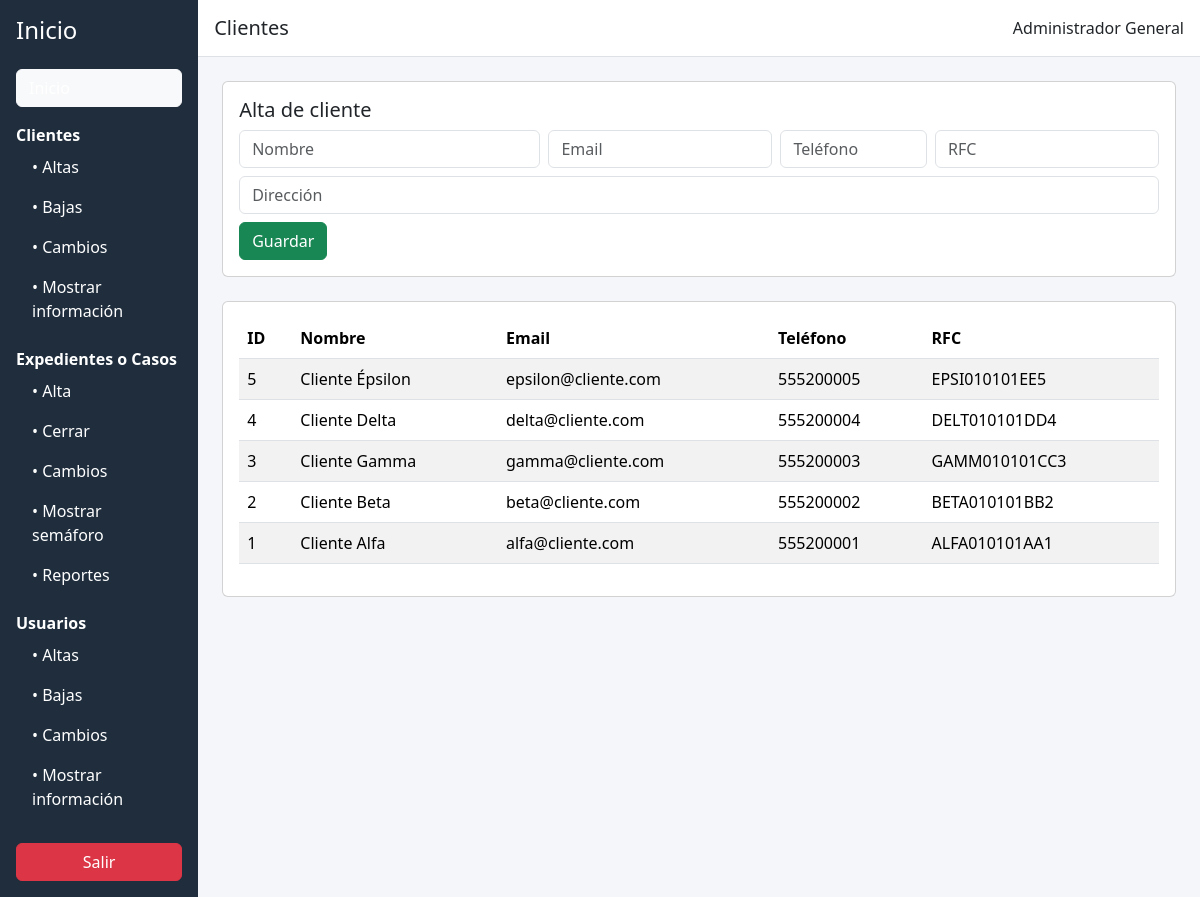
Screenshot of /clientes (signed in) with the database file from the repository.
### tables this page shows
CREATE TABLE IF NOT EXISTS clientes (
    id BIGINT AUTO_INCREMENT PRIMARY KEY,
    empresa_id BIGINT NOT NULL,
    nombre VARCHAR(150) NOT NULL,
    email VARCHAR(150) NULL,
    telefono VARCHAR(25) NULL,
    direccion VARCHAR(255) NULL,
    rfc VARCHAR(20) NULL,
    activo TINYINT(1) NOT NULL DEFAULT 1,
    created_at TIMESTAMP NULL,
    updated_at TIMESTAMP NULL,
    FOREIGN KEY (empresa_id) REFERENCES empresas(id)
);

### app/helpers/helpers.php (called while the page is built, shortened)
<?php
if (!function_exists('config')) {
    function config(string $key, mixed $default = null): mixed
    {
        static $config = null;
        if ($config === null) {
            $config = [
                'app' => require __DIR__ . '/../../config/app.php',
                'database' => require __DIR__ . '/../../config/database.php',
                'mail' => require __DIR__ . '/../../config/mail.php',
                'whatsapp' => require __DIR__ . '/../../config/whatsapp.php',
            ];
        }
        $segments = explode('.', $key);
        $value = $config;
        foreach ($segments as $segment) {
            $value = $value[$segment];
        }
        return $value;
    }
}
if (!function_exists('env')) {
    function env(string $key, mixed $default = null): mixed
    {
        $value = $_ENV[$key] ?? $_SERVER[$key] ?? getenv($key);
        return $value === false || $value === null ? $default : $value;
    }
}
if (!function_exists('base_path')) {
    function base_path(string $path = ''): string
    {
        $base = dirname(__DIR__, 2);
        return $path === '' ? $base : $base . DIRECTORY_SEPARATOR . ltrim($path, DIRECTORY_SEPARATOR);
    }
}
if (!function_exists('view')) {
    function view(string $view, array $data = []): void
    {
        require base_path('resources/views/layouts/app.php');
    }
}
if (!function_exists('e')) {
    function e(string $value): string
    {
        return htmlspecialchars($value, ENT_QUOTES, 'UTF-8');
    }
}

### app/controllers/ClientesController.php (called while the page is built, shortened)
<?php
class ClientesController
{
    public function index(): void
    {
        $clientes = (new Cliente())->allByEmpresa((int)$_SESSION['user']['empresa_id']);
        view('clientes.index', ['title' => 'Clientes', 'clientes' => $clientes]);
    }
}

### public/index.php (called while the page is built, shortened)
<?php
require dirname(__DIR__) . '/app/helpers/helpers.php';
$router = new Router();
$router->dispatch($_SERVER['REQUEST_METHOD'], $_SERVER['REQUEST_URI']);

### config/app.php (called while the page is built)
<?php
return [
    'name' => env('APP_NAME', 'ExpedientesApp'),
    'env' => env('APP_ENV', 'local'),
    'debug' => filter_var(env('APP_DEBUG', true), FILTER_VALIDATE_BOOL),
    'url' => env('APP_URL', 'http://localhost:8080'),
    'timezone' => env('APP_TIMEZONE', 'America/Mexico_City'),
    'key' => env('APP_KEY', 'change_me'),
];

### config/database.php (called while the page is built)
<?php
return [
    'host' => env('DB_HOST', '127.0.0.1'),
    'port' => env('DB_PORT', '3306'),
    'database' => env('DB_NAME', 'expedientes_app'),
    'username' => env('DB_USER', 'root'),
    'password' => env('DB_PASS', ''),
];

### config/mail.php (called while the page is built)
<?php
return [
    'host' => env('SMTP_HOST', 'localhost'),
    'port' => env('SMTP_PORT', 25),
    'username' => env('SMTP_USER', ''),
    'password' => env('SMTP_PASS', ''),
    'from_address' => env('SMTP_FROM', 'noreply@example.com'),
    'from_name' => env('SMTP_FROM_NAME', 'Expedientes App'),
];

### config/whatsapp.php (called while the page is built)
<?php
return [
    'provider' => env('WHATSAPP_PROVIDER', 'twilio'),
    'token' => env('WHATSAPP_TOKEN', ''),
    'phone_id' => env('WHATSAPP_PHONE_ID', ''),
    'to' => env('WHATSAPP_TO', ''),
    'twilio_sid' => env('TWILIO_SID', ''),
    'twilio_from' => env('TWILIO_FROM', ''),
];

### app/services/Database.php (called while the page is built, shortened)
<?php
class Database
{
    private static ?PDO $connection = null;
    public static function connection(): PDO
    {
        if (self::$connection === null) {
            $cfg = config('database');
            $dsn = sprintf('mysql:host=%s;port=%s;dbname=%s;charset=utf8mb4', $cfg['host'], $cfg['port'], $cfg['database']);
            self::$connection = new PDO($dsn, $cfg['username'], $cfg['password'], [
                PDO::ATTR_ERRMODE => PDO::ERRMODE_EXCEPTION,
                PDO::ATTR_DEFAULT_FETCH_MODE => PDO::FETCH_ASSOC,
            ]);
        }
        return self::$connection;
    }
}

### app/models/BaseModel.php (called while the page is built, shortened)
<?php
abstract class BaseModel
{
    public function __construct()
    {
        $this->db = Database::connection();
    }
}

### app/models/Cliente.php (called while the page is built, shortened)
<?php
class Cliente extends BaseModel
{
    public function allByEmpresa(int $empresaId): array
    {
        $stmt = $this->db->prepare('SELECT * FROM clientes WHERE empresa_id = :empresa ORDER BY id DESC');
        $stmt->execute(['empresa' => $empresaId]);
        return $stmt->fetchAll();
    }
}

### resources/views/clientes/index.php (the view, shortened to what this page needs)
<div class="card mb-4"><div class="card-body">
    <h5>Alta de cliente</h5>
    <form method="post" action="/clientes" class="row g-2">
        <div class="col-md-4"><input class="form-control" name="nombre" placeholder="Nombre" required></div>
        <div class="col-md-3"><input class="form-control" name="email" type="email" placeholder="Email"></div>
        <div class="col-md-2"><input class="form-control" name="telefono" placeholder="Teléfono"></div>
        <div class="col-md-3"><input class="form-control" name="rfc" placeholder="RFC"></div>
        <div class="col-12"><input class="form-control" name="direccion" placeholder="Dirección"></div>
        <div class="col-12"><button class="btn btn-success">Guardar</button></div>
    </form>
</div></div>
<div class="card"><div class="card-body">
    <table class="table table-striped table-hover"><thead><tr><th>ID</th><th>Nombre</th><th>Email</th><th>Teléfono</th><th>RFC</th></tr></thead><tbody>
        <?php foreach ($clientes as $cliente): ?><tr><td><?= (int)$cliente['id'] ?></td><td><?= e($cliente['nombre']) ?></td><td><?= e($cliente['email']) ?></td><td><?= e($cliente['telefono']) ?></td><td><?= e($cliente['rfc']) ?></td></tr><?php endforeach; ?>
    </tbody></table>
</div></div>

### public/css/app.css (style rules this page uses)
body { background: #f4f6f9; font-family: "Segoe UI", Tahoma, sans-serif; }
.table { background: #fff; }

### rows the page displays
clientes: id "5", nombre "Cliente Épsilon", email "epsilon@cliente.com", telefono "555200005", rfc "EPSI010101EE5"
clientes: id "4", nombre "Cliente Delta", email "delta@cliente.com", telefono "555200004", rfc "DELT010101DD4"
clientes: id "3", nombre "Cliente Gamma", email "gamma@cliente.com", telefono "555200003", rfc "GAMM010101CC3"
clientes: id "2", nombre "Cliente Beta", email "beta@cliente.com", telefono "555200002", rfc "BETA010101BB2"
clientes: id "1", nombre "Cliente Alfa", email "alfa@cliente.com", telefono "555200001", rfc "ALFA010101AA1"

### other values shown
$title "Clientes"
$user['nombre'] "Administrador General"
